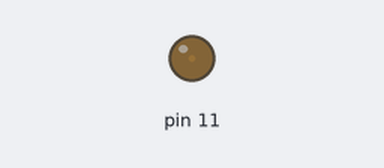
Recording of a sketch running on a simulated Arduino Uno, built with avr-gcc and run on an emulated ATmega328P. On the bench: output pins drawn as LEDs (lit = HIGH).

Above: at 0.05 s.
At 1.3 s:
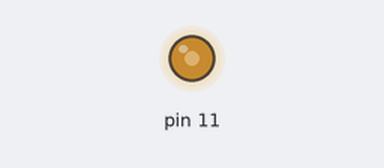
At 2.25 s:
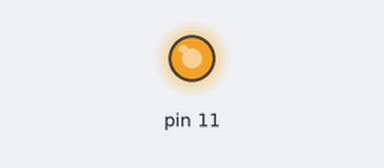
At 4.45 s:
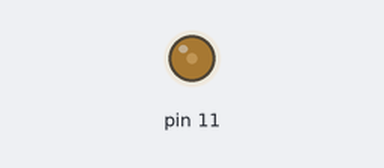
Timing chart, 0 to 6.7 s (numbered marks = the images above):
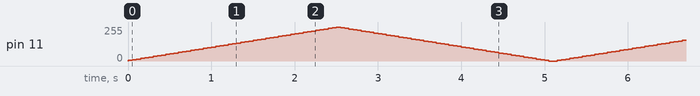

The sketch:

PWM_up_down.ino
```cpp
int val = 0;
int sens = 1;

void setup() {
  pinMode(11, OUTPUT);
}

void loop() {
    val += 5 * sens;
    if (val >= 255) {
      val = 255;
      sens =  -1;
    }
    if (val < 0) {
      val = 0;
      sens = 1;
    }
    analogWrite(11, val);
    delay(50);
}
```
